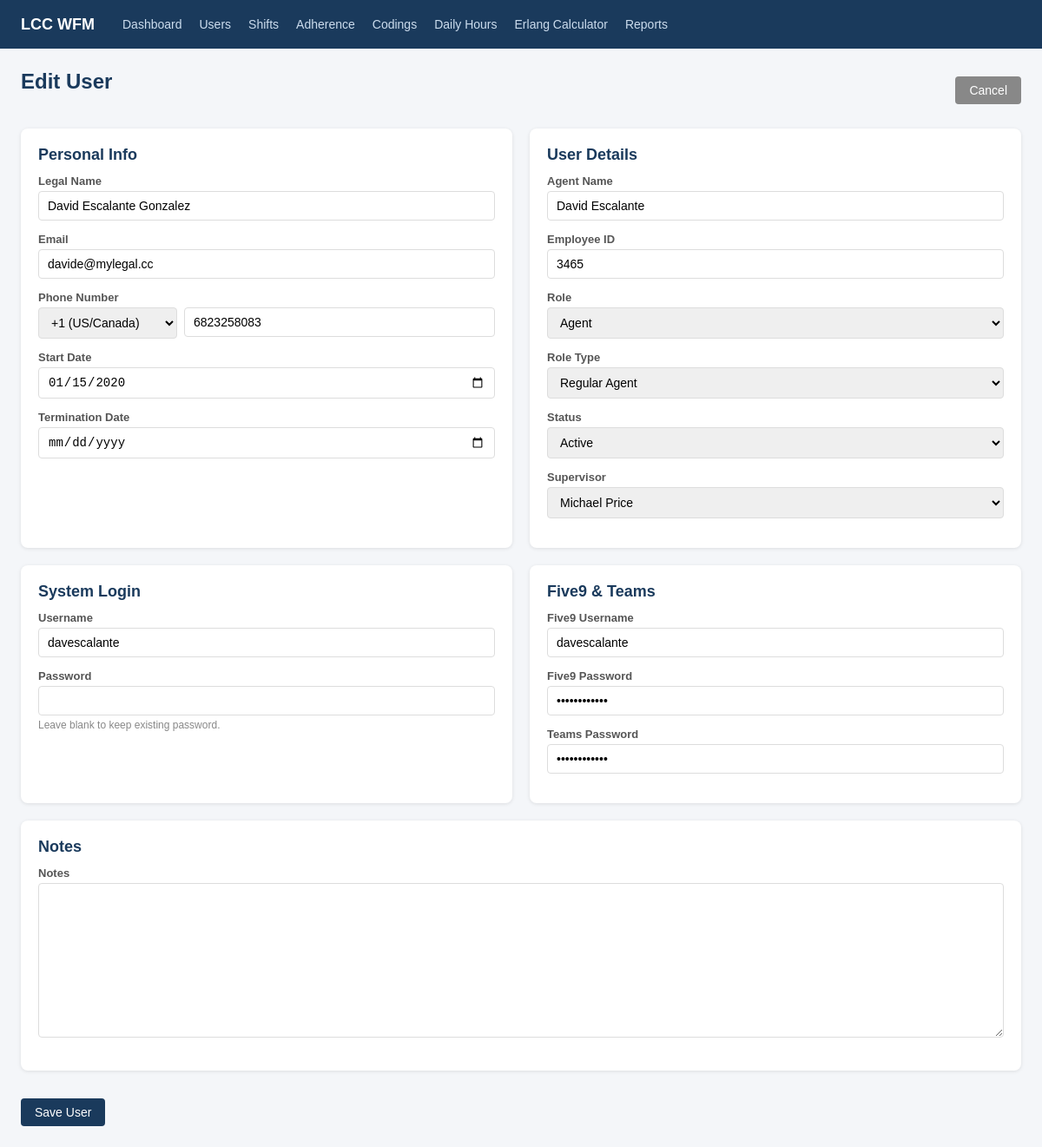
Screenshot of /agents/2/edit/ (signed in) with the database file from the repository.
### scheduling/models.py (models this page shows)
class Agent(models.Model):
    ROLE_CHOICES = [
        ('agent', 'Agent'),
        ('admin', 'Admin'),
    ]
    ROLE_TYPE_CHOICES = [
        ('training', 'Training'),
        ('incubation', 'Incubation'),
        ('regular_agent', 'Regular Agent'),
        ('kill_team', 'Kill Team'),
        ('night_shift', 'Night Shift'),
        ('supervisor', 'Supervisor'),
        ('qa', 'QA'),
        ('cs', 'CS'),
        ('testing', 'Testing'),
        ('sms_email', 'SMS/Email'),
        ('admin_training', 'Training'),
        ('coordinator', 'Coordinator'),
    ]
    STATUS_CHOICES = [
        ('active', 'Active'),
        ('inactive', 'Inactive'),
    ]
    user = models.OneToOneField(User, on_delete=models.CASCADE)
    role = models.CharField(max_length=20, choices=ROLE_CHOICES, default='agent')
    role_type = models.CharField(max_length=20, choices=ROLE_TYPE_CHOICES, blank=True)
    status = models.CharField(max_length=10, choices=STATUS_CHOICES, default='active')
    agent_name = models.CharField(max_length=100, blank=True, help_text="Display/call center name")
    employee_id = models.CharField(max_length=50, blank=True, unique=True, null=True)
    start_date = models.DateField(null=True, blank=True)
    termination_date = models.DateField(null=True, blank=True)
    COUNTRY_CODE_CHOICES = [
        ('+1', '+1 (US/Canada)'),
        ('+52', '+52 (Mexico)'),
    ]
    phone_country_code = models.CharField(max_length=5, choices=COUNTRY_CODE_CHOICES, default='+1', blank=True)
    phone_number = models.CharField(max_length=20, blank=True)
    five9_username = models.CharField(max_length=150, blank=True)
    five9_password = models.CharField(max_length=150, blank=True)
    teams_password = models.CharField(max_length=150, blank=True)
    supervisor = models.ForeignKey(
        'self', null=True, blank=True, on_delete=models.SET_NULL, related_name='direct_reports'
    )
    notes = models.TextField(blank=True)
    def __str__(self):
        return self.agent_name or self.user.get_full_name() or self.user.username

### scheduling/views.py (the view, shortened to what this page needs)
# urls.py: path('agents/<int:pk>/edit/', views.agent_edit, name='agent_edit'),
@login_required
def agent_edit(request, pk):
    agent = get_object_or_404(Agent, pk=pk)
    user_form = AgentUserForm(request.POST or None, instance=agent.user)
    agent_form = AgentForm(request.POST or None, instance=agent)
    return render(request, 'scheduling/agent_form.html', {
        'user_form': user_form,
        'agent_form': agent_form,
        'title': 'Edit User',
        'agent': agent,
    })

### scheduling/forms.py (shortened to what this page needs)
class AgentUserForm(forms.ModelForm):
    legal_name = forms.CharField(max_length=300, label="Legal Name", help_text="Enter full legal name")
    email = forms.EmailField()
    password = forms.CharField(
        widget=forms.PasswordInput, required=False,
        help_text="Leave blank to keep existing password."
    )
    class Meta:
        model = User
        fields = ['username', 'email']
    def __init__(self, *args, **kwargs):
        super().__init__(*args, **kwargs)
        if self.instance and self.instance.pk:
            full_name = f"{self.instance.first_name} {self.instance.last_name}".strip()
            self.fields['legal_name'].initial = full_name

### templates/scheduling/agent_form.html (shortened to what this page needs)
{% extends 'base.html' %}
{% block content %}
<div style="display:flex;justify-content:space-between;align-items:center;margin-bottom:20px;">
    <h1>{{ title }}</h1>
    <a href="{% url 'agent_list' %}" class="btn" style="background:#888;color:white;">Cancel</a>
</div>
<form method="post">
    <div class="grid-2">
        <div class="card">
            <h2>Personal Info</h2>
            <label>Legal Name</label>
            {{ user_form.legal_name }}
            <label>Email</label>
            {{ user_form.email }}
            <label>Phone Number</label>
            <div style="display:flex;gap:8px;">
                <div style="width:160px;flex-shrink:0;">{{ agent_form.phone_country_code }}</div>
                <div style="flex:1;">{{ agent_form.phone_number }}</div>
            </div>
            <label>Start Date</label>
            {{ agent_form.start_date }}
            <label>Termination Date</label>
            {{ agent_form.termination_date }}
        </div>
        <div class="card">
            <h2>User Details</h2>
            <label>Agent Name</label>
            {{ agent_form.agent_name }}
            <label>Employee ID</label>
            {{ agent_form.employee_id }}
            <label>Role</label>
            {{ agent_form.role }}
            <label>Role Type</label>
            <select name="role_type" id="id_role_type"></select>
            <label>Status</label>
            {{ agent_form.status }}
            <label>Supervisor</label>
            {{ agent_form.supervisor }}
        </div>
    </div>
    <div class="grid-2">
        <div class="card">
            <h2>System Login</h2>
            <label>Username</label>
            {{ user_form.username }}
            <label>Password</label>
            {{ user_form.password }}
            {% if user_form.password.help_text %}<p style="font-size:12px;color:#888;margin-top:-10px;margin-bottom:14px;">{{ user_form.password.help_text }}</p>{% endif %}
        </div>
        <div class="card">
            <h2>Five9 & Teams</h2>
            <label>Five9 Username</label>
            {{ agent_form.five9_username }}
            <label>Five9 Password</label>
            {{ agent_form.five9_password }}
            <label>Teams Password</label>
            {{ agent_form.teams_password }}
        </div>
    </div>
    <div class="card">
        <h2>Notes</h2>
        <label>Notes</label>
        {{ agent_form.notes }}
    </div>
    <button type="submit" class="btn btn-primary" style="margin-top:12px;">Save User</button>
</form>
{% endblock %}

### templates/base.html (style rules this page uses)
* { box-sizing: border-box; margin: 0; padding: 0; }
body { font-family: Arial, sans-serif; background: #f4f6f9; color: #333; }
h1 { font-size: 24px; margin-bottom: 20px; color: #1a3a5c; }
h2 { font-size: 18px; margin-bottom: 12px; color: #1a3a5c; }
.card { background: white; border-radius: 8px; padding: 20px; margin-bottom: 20px; box-shadow: 0 1px 4px rgba(0,0,0,0.1); }
.btn { display: inline-block; padding: 8px 16px; border-radius: 4px; border: none; cursor: pointer; font-size: 14px; text-decoration: none; }
.btn-primary { background: #1a3a5c; color: white; }
form label { display: block; font-size: 13px; font-weight: 600; margin-bottom: 4px; color: #555; }
form input, form select, form textarea { width: 100%; padding: 8px 10px; border: 1px solid #ddd; border-radius: 4px; font-size: 14px; margin-bottom: 14px; }
.grid-2 { display: grid; grid-template-columns: 1fr 1fr; gap: 20px; }

### templates/scheduling/agent_form.html (style rules this page uses)
input, select, textarea { width: 100%; padding: 8px 10px; border: 1px solid #ddd; border-radius: 4px; font-size: 14px; margin-bottom: 14px; }
label { display: block; font-size: 13px; font-weight: 600; margin-bottom: 4px; color: #555; }

### rows the page displays
Agent: phone_country_code "+1 (US/Canada)", phone_number "6823258083", start_date "01/15/2020", agent_name "David Escalante", employee_id "3465", role "Agent", status "Active", supervisor "Michael Price", five9_username "davescalante"

### other values shown
{{ title }} "Edit User"
{{ user_form.password.help_text }} "Leave blank to keep existing password."
